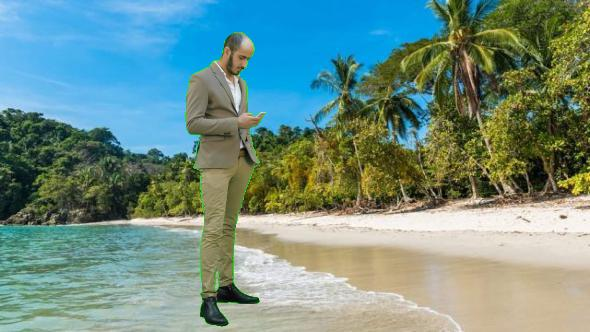
%> input picture Tareas/Tarea3/Parte1/fondiada.jpg, 590 x 332 px
$ octave parte1_p2.m   (GNU Octave 9; MATLAB toolbox functions it lacks are replaced by stand-ins)
%> lines starting %> are read from the running program, lines starting %| are printed output that depends on the picture
### Tareas/Tarea3/Parte1/getBorder.m
function [border,image] = getBorder(A)
  [m,n,dim] = size(A);
  border = zeros(m,n);
  border(and(A(:,:,1) < 120, and(A(:,:,2) > 120, A(:,:,3) < 120))) = 1;
  image = zeros(m,n,dim);
  image(:,:,1) = fast_digital_image_inpainting(A(:,:,1), border, 100);
  image(:,:,2) = fast_digital_image_inpainting(A(:,:,2), border, 100);
  image(:,:,3) = fast_digital_image_inpainting(A(:,:,3), border, 100);

endfunction

### Tareas/Tarea3/Parte1/fast_digital_image_inpainting.m

function Y = fast_digital_image_inpainting(X, H, iters=10)#x la im醙en #H la mascara

  a = 0.073235;
  b = 0.176765;
  c = 0.125;

  % Defining the first diffusion kernel
  k1 = [ a b a ;
         b 0 b ;
         a b a ];


  % Converting the image to double
  X = im2double(X);

  % Converting the mask into binary (in case it is not)
  H = im2bin(H);

  for i = 1:iters
    % Convolution between the image and the kernel
    C = conv2(X, k1, shape="same");
    % Clearing non-mask pixels information in convolution result
    C(H(:,:) == 0) = 0;
    % Clearing mask pixels information in the original image
    X(H(:,:) == 1) = 0;
    % Adding the convolution information to the original image
    X += C;
  end

  Y = X;

endfunction

### Tareas/Tarea3/Parte1/im2bin.m
function Y = im2bin(X)

  % Creating the binary matrix
  Y = zeros(size(X));

  % Setting to active (1) white pixels
  Y(X >= 50) = 1;

  return

endfunction

### Tareas/Tarea3/Parte1/parte1_p2.m
clc; clear; close all
pkg load image

#Leemos la im醙en a reemplazar pixeles
A = imread('fondiada.jpg');
%> A is the input picture: size 332x590x3 uint8; mean R, G, B 112.1, 143.4, 134.6
subplot(2, 2, 1)
imshow(A)
title('Imagen con borde feo')

[border,image] = getBorder(A);
%> in getBorder, `border(and(A(:,:,1) < 120, and(A(:,:,2) > 120, A(:,:,3) < 120))) = 1;`:
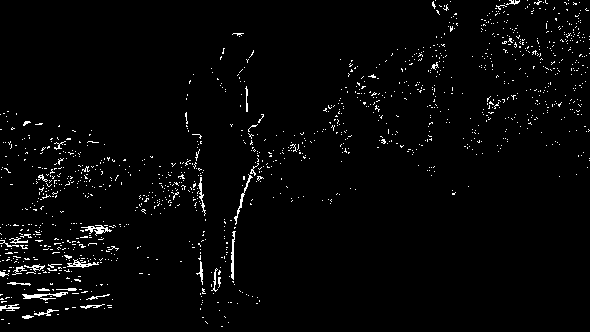
%> border: size 332x590 double; values 0 (black) and 1 (white), 2.4% white in thin lines or dots
%> in im2bin, `Y(X >= 50) = 1;`: Y: size 332x590 double; every value is 0
%> the loop in fast_digital_image_inpainting, `for i = 1:iters` made 100 passes
%> pass 1, in fast_digital_image_inpainting, `C = conv2(X, k1, shape="same");`:
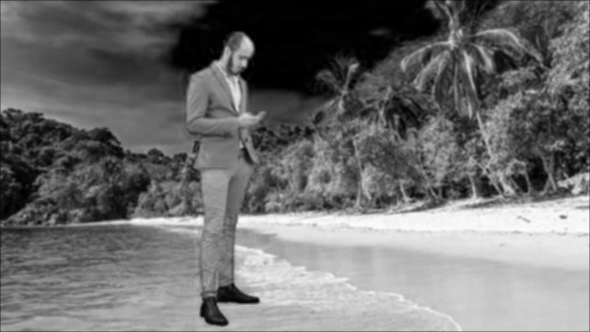
%> C: size 332x590 double; min 0, max 0.994, mean 0.438
%> in getBorder, `image(:,:,1) = fast_digital_image_inpainting(A(:,:,1), border, 100);`:
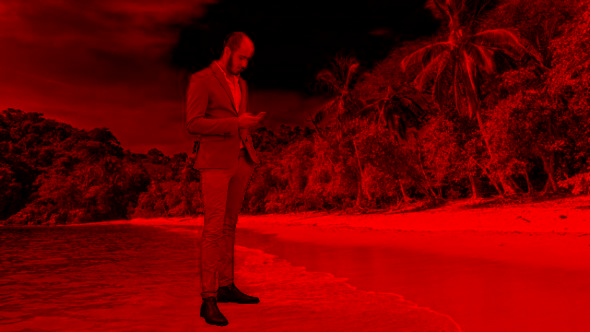
%> image: size 332x590x3 double; mean R, G, B 0.44, 0, 0
%> the loop in fast_digital_image_inpainting (call 2), `for i = 1:iters` made 100 passes
%> pass 1, in fast_digital_image_inpainting (call 2), `C = conv2(X, k1, shape="same");`:
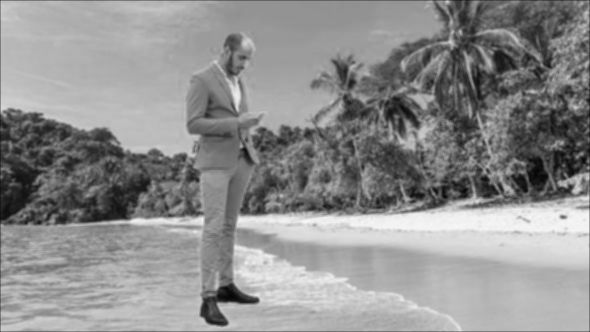
%> C: size 332x590 double; min 0.0188, max 0.968, mean 0.56
%> in getBorder, `image(:,:,2) = fast_digital_image_inpainting(A(:,:,2), border, 100);`:
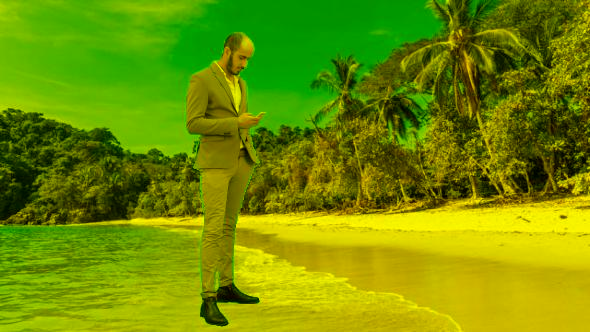
%> image: size 332x590x3 double; mean R, G, B 0.44, 0.562, 0
%> call 3 of fast_digital_image_inpainting, with iters = 100
%> in fast_digital_image_inpainting (call 3), `X = im2double(X);`:
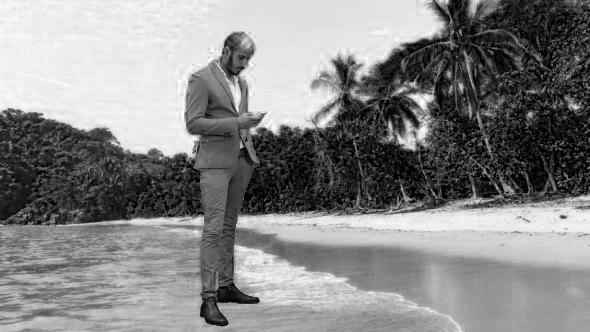
%> X: size 332x590 double; min 0, max 1, mean 0.528
%> the loop in fast_digital_image_inpainting (call 3), `for i = 1:iters` made 100 passes
%> pass 1, in fast_digital_image_inpainting (call 3), `C = conv2(X, k1, shape="same");`:
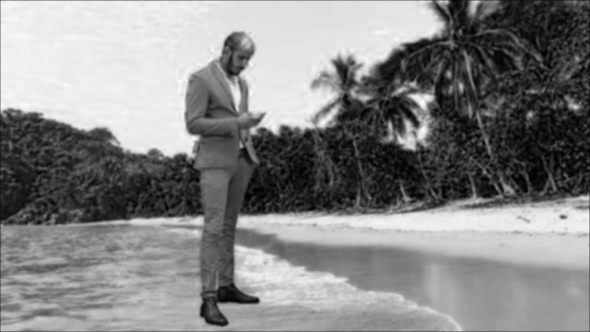
%> C: size 332x590 double; min 0, max 0.997, mean 0.526
subplot(2, 2, 2)
imshow(border)
title('Mask')

subplot(2, 2, 3)
imshow(image)
title('Result')
